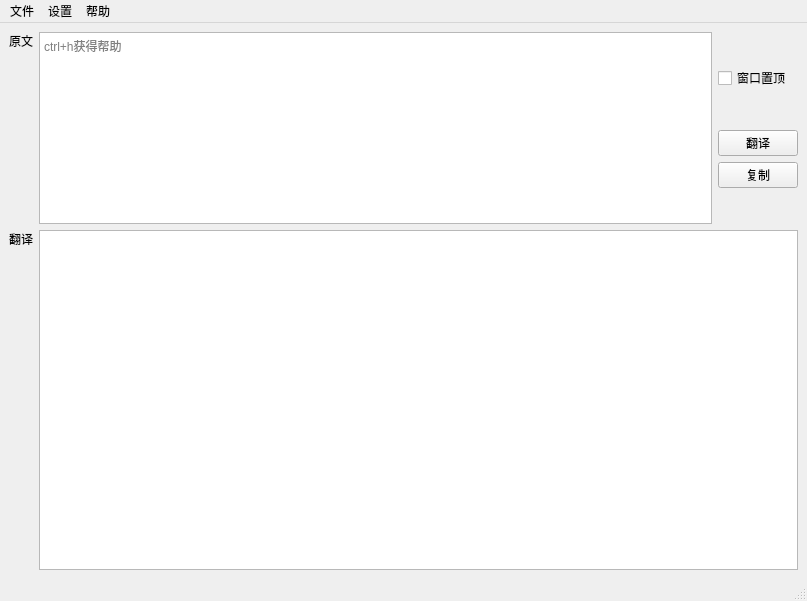
<?xml version="1.0" encoding="UTF-8"?>
<ui version="4.0">
 <class>MainWindow</class>
 <widget class="QMainWindow" name="MainWindow">
  <property name="geometry">
   <rect>
    <x>0</x>
    <y>0</y>
    <width>807</width>
    <height>601</height>
   </rect>
  </property>
  <property name="windowTitle">
   <string>MainWindow</string>
  </property>
  <property name="windowIcon">
   <iconset>
    <normalon>:/Res/icon/icon.png</normalon>
   </iconset>
  </property>
  <widget class="QWidget" name="centralwidget">
   <property name="sizePolicy">
    <sizepolicy hsizetype="Maximum" vsizetype="Maximum">
     <horstretch>0</horstretch>
     <verstretch>0</verstretch>
    </sizepolicy>
   </property>
   <layout class="QGridLayout" name="gridLayout_2">
    <item row="0" column="0">
     <layout class="QVBoxLayout" name="verticalLayout" stretch="0,0">
      <property name="sizeConstraint">
       <enum>QLayout::SetMaximumSize</enum>
      </property>
      <property name="rightMargin">
       <number>0</number>
      </property>
      <item>
       <layout class="QHBoxLayout" name="horizontalLayout_2" stretch="3,0">
        <item>
         <layout class="QHBoxLayout" name="horizontalLayout_4" stretch="1,0">
          <item>
           <widget class="QLabel" name="label">
            <property name="sizePolicy">
             <sizepolicy hsizetype="Fixed" vsizetype="Minimum">
              <horstretch>0</horstretch>
              <verstretch>0</verstretch>
             </sizepolicy>
            </property>
            <property name="text">
             <string>原文</string>
            </property>
            <property name="alignment">
             <set>Qt::AlignLeading|Qt::AlignLeft|Qt::AlignTop</set>
            </property>
           </widget>
          </item>
          <item>
           <widget class="QTextEdit" name="txtEditOri">
            <property name="sizePolicy">
             <sizepolicy hsizetype="Expanding" vsizetype="Minimum">
              <horstretch>0</horstretch>
              <verstretch>0</verstretch>
             </sizepolicy>
            </property>
            <property name="placeholderText">
             <string>ctrl+h获得帮助</string>
            </property>
           </widget>
          </item>
         </layout>
        </item>
        <item>
         <layout class="QVBoxLayout" name="verticalLayout_2">
          <item>
           <widget class="QCheckBox" name="cBoxTop">
            <property name="text">
             <string>窗口置顶</string>
            </property>
           </widget>
          </item>
          <item>
           <layout class="QGridLayout" name="gridLayout" columnstretch="0">
            <item row="1" column="0">
             <widget class="QPushButton" name="btnCopy">
              <property name="text">
               <string>复制</string>
              </property>
             </widget>
            </item>
            <item row="0" column="0">
             <widget class="QPushButton" name="btnTran">
              <property name="text">
               <string>翻译</string>
              </property>
             </widget>
            </item>
           </layout>
          </item>
         </layout>
        </item>
       </layout>
      </item>
      <item>
       <layout class="QHBoxLayout" name="horizontalLayout">
        <property name="sizeConstraint">
         <enum>QLayout::SetFixedSize</enum>
        </property>
        <item>
         <widget class="QLabel" name="label_2">
          <property name="text">
           <string>翻译</string>
          </property>
          <property name="alignment">
           <set>Qt::AlignLeading|Qt::AlignLeft|Qt::AlignTop</set>
          </property>
         </widget>
        </item>
        <item>
         <widget class="QTextEdit" name="txtEditTrans"/>
        </item>
       </layout>
      </item>
     </layout>
    </item>
   </layout>
  </widget>
  <widget class="QMenuBar" name="menubar">
   <property name="geometry">
    <rect>
     <x>0</x>
     <y>0</y>
     <width>807</width>
     <height>23</height>
    </rect>
   </property>
   <widget class="QMenu" name="menu">
    <property name="title">
     <string>文件</string>
    </property>
    <addaction name="actOpen"/>
    <addaction name="actExport"/>
    <addaction name="actQuit"/>
   </widget>
   <widget class="QMenu" name="menu_2">
    <property name="title">
     <string>设置</string>
    </property>
    <widget class="QMenu" name="menu_5">
     <property name="title">
      <string>当前语言</string>
     </property>
     <addaction name="actLanCN"/>
     <addaction name="actLanEN"/>
    </widget>
    <widget class="QMenu" name="menu_6">
     <property name="title">
      <string>目标语言</string>
     </property>
     <addaction name="actDestZhong"/>
     <addaction name="actDestYing"/>
     <addaction name="actDestRi"/>
     <addaction name="actDestHan"/>
    </widget>
    <addaction name="menu_6"/>
    <addaction name="menu_5"/>
   </widget>
   <widget class="QMenu" name="menu_3">
    <property name="title">
     <string>帮助</string>
    </property>
    <addaction name="actAbout"/>
    <addaction name="action_4"/>
    <addaction name="action_bug"/>
   </widget>
   <addaction name="menu"/>
   <addaction name="menu_2"/>
   <addaction name="menu_3"/>
  </widget>
  <widget class="QStatusBar" name="statusbar"/>
  <action name="actOpen">
   <property name="icon">
    <iconset>
     <normalon>:/Res/icon/open.png</normalon>
    </iconset>
   </property>
   <property name="text">
    <string>打开  Ctrl+Q</string>
   </property>
   <property name="shortcut">
    <string>Ctrl+Q</string>
   </property>
  </action>
  <action name="actExport">
   <property name="icon">
    <iconset>
     <normalon>:/Res/icon/export.png</normalon>
    </iconset>
   </property>
   <property name="text">
    <string>导出   Ctrl+I</string>
   </property>
   <property name="shortcut">
    <string>Ctrl+I</string>
   </property>
  </action>
  <action name="actQuit">
   <property name="icon">
    <iconset>
     <normalon>:/Res/icon/quit.png</normalon>
    </iconset>
   </property>
   <property name="text">
    <string extracomment="as ">退出  Ctrl+Q</string>
   </property>
   <property name="toolTip">
    <string>退出</string>
   </property>
   <property name="shortcut">
    <string>Ctrl+Q</string>
   </property>
  </action>
  <action name="actAbout">
   <property name="icon">
    <iconset>
     <normalon>:/Res/icon/about.png</normalon>
    </iconset>
   </property>
   <property name="text">
    <string>关于 </string>
   </property>
  </action>
  <action name="action_4">
   <property name="icon">
    <iconset>
     <normalon>:/Res/icon/touwei.png</normalon>
    </iconset>
   </property>
   <property name="text">
    <string>投喂 </string>
   </property>
  </action>
  <action name="action_bug">
   <property name="icon">
    <iconset>
     <normalon>:/Res/icon/bug.png</normalon>
    </iconset>
   </property>
   <property name="text">
    <string>报告bug</string>
   </property>
  </action>
  <action name="action">
   <property name="icon">
    <iconset>
     <normalon>:/Res/icon/english.png</normalon>
    </iconset>
   </property>
   <property name="text">
    <string>中文</string>
   </property>
  </action>
  <action name="actLanCN">
   <property name="icon">
    <iconset>
     <normalon>:/Res/icon/wen.png</normalon>
    </iconset>
   </property>
   <property name="text">
    <string>中文</string>
   </property>
  </action>
  <action name="actLanEN">
   <property name="icon">
    <iconset>
     <normalon>:/Res/icon/english.png</normalon>
    </iconset>
   </property>
   <property name="text">
    <string>英文</string>
   </property>
  </action>
  <action name="actDestZhong">
   <property name="text">
    <string>中</string>
   </property>
  </action>
  <action name="actDestYing">
   <property name="text">
    <string>英</string>
   </property>
  </action>
  <action name="actDestRi">
   <property name="text">
    <string>日</string>
   </property>
  </action>
  <action name="actDestHan">
   <property name="text">
    <string>韩</string>
   </property>
  </action>
 </widget>
 <resources>
  <include location="../qrcpy/icon_qrc.qrc"/>
 </resources>
 <connections>
  <connection>
   <sender>btnTran</sender>
   <signal>clicked()</signal>
   <receiver>MainWindow</receiver>
   <slot>onBtnMsg()</slot>
   <hints>
    <hint type="sourcelabel">
     <x>694</x>
     <y>168</y>
    </hint>
    <hint type="destinationlabel">
     <x>403</x>
     <y>300</y>
    </hint>
   </hints>
  </connection>
  <connection>
   <sender>btnCopy</sender>
   <signal>clicked()</signal>
   <receiver>MainWindow</receiver>
   <slot>onBtnMsg()</slot>
   <hints>
    <hint type="sourcelabel">
     <x>694</x>
     <y>221</y>
    </hint>
    <hint type="destinationlabel">
     <x>403</x>
     <y>300</y>
    </hint>
   </hints>
  </connection>
  <connection>
   <sender>cBoxTop</sender>
   <signal>clicked(bool)</signal>
   <receiver>MainWindow</receiver>
   <slot>onBoxMsg(bool)</slot>
   <hints>
    <hint type="sourcelabel">
     <x>694</x>
     <y>95</y>
    </hint>
    <hint type="destinationlabel">
     <x>403</x>
     <y>300</y>
    </hint>
   </hints>
  </connection>
  <connection>
   <sender>actOpen</sender>
   <signal>triggered()</signal>
   <receiver>MainWindow</receiver>
   <slot>onActionMsg()</slot>
   <hints>
    <hint type="sourcelabel">
     <x>-1</x>
     <y>-1</y>
    </hint>
    <hint type="destinationlabel">
     <x>403</x>
     <y>300</y>
    </hint>
   </hints>
  </connection>
  <connection>
   <sender>actExport</sender>
   <signal>triggered()</signal>
   <receiver>MainWindow</receiver>
   <slot>onActionMsg()</slot>
   <hints>
    <hint type="sourcelabel">
     <x>-1</x>
     <y>-1</y>
    </hint>
    <hint type="destinationlabel">
     <x>403</x>
     <y>300</y>
    </hint>
   </hints>
  </connection>
  <connection>
   <sender>actQuit</sender>
   <signal>triggered()</signal>
   <receiver>MainWindow</receiver>
   <slot>onActionMsg()</slot>
   <hints>
    <hint type="sourcelabel">
     <x>-1</x>
     <y>-1</y>
    </hint>
    <hint type="destinationlabel">
     <x>403</x>
     <y>300</y>
    </hint>
   </hints>
  </connection>
  <connection>
   <sender>actLanCN</sender>
   <signal>triggered()</signal>
   <receiver>MainWindow</receiver>
   <slot>onActionMsg()</slot>
   <hints>
    <hint type="sourcelabel">
     <x>-1</x>
     <y>-1</y>
    </hint>
    <hint type="destinationlabel">
     <x>403</x>
     <y>300</y>
    </hint>
   </hints>
  </connection>
  <connection>
   <sender>actLanEN</sender>
   <signal>triggered()</signal>
   <receiver>MainWindow</receiver>
   <slot>onActionMsg()</slot>
   <hints>
    <hint type="sourcelabel">
     <x>-1</x>
     <y>-1</y>
    </hint>
    <hint type="destinationlabel">
     <x>403</x>
     <y>300</y>
    </hint>
   </hints>
  </connection>
  <connection>
   <sender>actAbout</sender>
   <signal>triggered()</signal>
   <receiver>MainWindow</receiver>
   <slot>onActionMsg()</slot>
   <hints>
    <hint type="sourcelabel">
     <x>-1</x>
     <y>-1</y>
    </hint>
    <hint type="destinationlabel">
     <x>403</x>
     <y>300</y>
    </hint>
   </hints>
  </connection>
  <connection>
   <sender>actDestZhong</sender>
   <signal>triggered()</signal>
   <receiver>MainWindow</receiver>
   <slot>onActionMsg()</slot>
   <hints>
    <hint type="sourcelabel">
     <x>-1</x>
     <y>-1</y>
    </hint>
    <hint type="destinationlabel">
     <x>403</x>
     <y>300</y>
    </hint>
   </hints>
  </connection>
  <connection>
   <sender>actDestYing</sender>
   <signal>triggered()</signal>
   <receiver>MainWindow</receiver>
   <slot>onActionMsg()</slot>
   <hints>
    <hint type="sourcelabel">
     <x>-1</x>
     <y>-1</y>
    </hint>
    <hint type="destinationlabel">
     <x>403</x>
     <y>300</y>
    </hint>
   </hints>
  </connection>
  <connection>
   <sender>actDestRi</sender>
   <signal>triggered()</signal>
   <receiver>MainWindow</receiver>
   <slot>onActionMsg()</slot>
   <hints>
    <hint type="sourcelabel">
     <x>-1</x>
     <y>-1</y>
    </hint>
    <hint type="destinationlabel">
     <x>403</x>
     <y>300</y>
    </hint>
   </hints>
  </connection>
  <connection>
   <sender>actDestHan</sender>
   <signal>triggered()</signal>
   <receiver>MainWindow</receiver>
   <slot>onActionMsg()</slot>
   <hints>
    <hint type="sourcelabel">
     <x>-1</x>
     <y>-1</y>
    </hint>
    <hint type="destinationlabel">
     <x>403</x>
     <y>300</y>
    </hint>
   </hints>
  </connection>
 </connections>
 <slots>
  <slot>onBtnMsg()</slot>
  <slot>onBoxMsg(bool)</slot>
  <slot>onActionMsg()</slot>
 </slots>
</ui>
